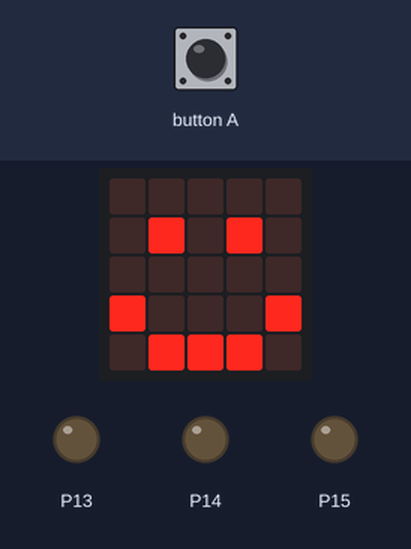
The program below on a simulated BBC micro:bit (MakeCode). Shown: the board's 5×5 LED display, output pins drawn as LEDs (lit = HIGH). The inputs (shaded band) are chosen by the test bench. The 48×5 strip is a reading aid, not a part: it shows the text the display is scrolling, unrolled, one strip-width of it at a time.

Above: at 1.8 s.
1.9 s: button A pressed for 0.15 s
At 6.7 s:
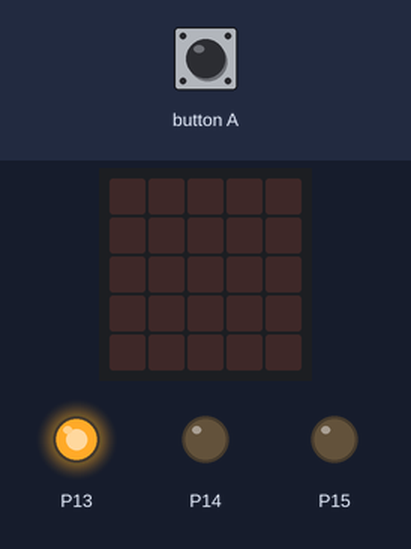
At 13.4 s:
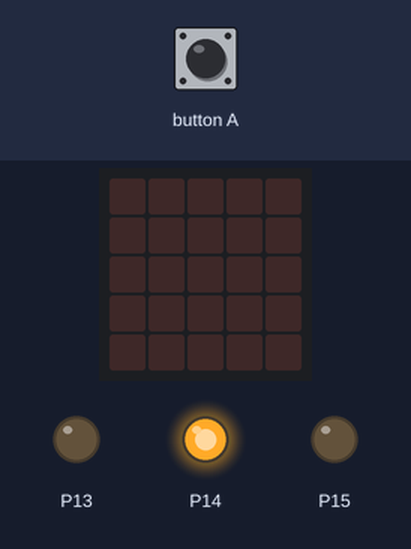
Timing chart, 0 to 20.6 s (numbered marks = the images above; inputs shaded):
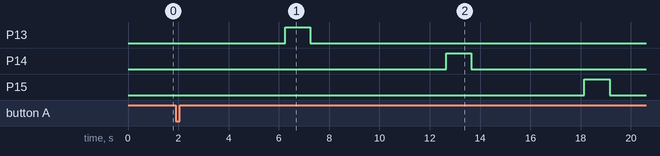

Measured:
- after the input at 1.9 s, P13: LOW → HIGH after 4.4 s, → LOW 1.0 s later; P14: LOW → HIGH after 10.8 s, → LOW 1.0 s later; P15: LOW → HIGH after 16.3 s, → LOW 1.0 s later; the display: first changes after 0.15 s (image 1 shows a later state)
- what the display in image 1 shows lasts 1.0 s, from 6.3 s to 7.3 s

The program:

main.ts
```typescript
// (licence header left out)
// clear screen
basic.clearScreen()

// show happyface
basic.showIcon(IconNames.Happy)

// when button "a" is pressed
input.onButtonPressed(Button.A, function () {

    // turn all colours off
    pins.digitalWritePin(DigitalPin.P13, 0)
    pins.digitalWritePin(DigitalPin.P14, 0)
    pins.digitalWritePin(DigitalPin.P15, 0)

    // clear screen
    basic.clearScreen()

    // show checkmark
    basic.showIcon(IconNames.Yes)

    // prints "red" on the display
    basic.showString("Red")

    // turn on red light for 1 second
    pins.digitalWritePin(DigitalPin.P13, 1)
    pins.digitalWritePin(DigitalPin.P14, 0)
    pins.digitalWritePin(DigitalPin.P15, 0)
    basic.pause(1000)

    // turn all colours off
    pins.digitalWritePin(DigitalPin.P13, 0)
    pins.digitalWritePin(DigitalPin.P14, 0)
    pins.digitalWritePin(DigitalPin.P15, 0)

    // prints "Green" on the display
    basic.showString("Green")

    // turn off red and turn on green for 1 second
    pins.digitalWritePin(DigitalPin.P13, 0)
    pins.digitalWritePin(DigitalPin.P14, 1)
    pins.digitalWritePin(DigitalPin.P15, 0)
    basic.pause(1000)

    // turn all colours off
    pins.digitalWritePin(DigitalPin.P13, 0)
    pins.digitalWritePin(DigitalPin.P14, 0)
    pins.digitalWritePin(DigitalPin.P15, 0)

    // prints "Blue" on the display
    basic.showString("Blue")

    // turn off green and turn on blue for 1 second
    pins.digitalWritePin(DigitalPin.P13, 0)
    pins.digitalWritePin(DigitalPin.P14, 0)
    pins.digitalWritePin(DigitalPin.P15, 1)
    basic.pause(1000)

    // turn all colours off
    pins.digitalWritePin(DigitalPin.P13, 0)
    pins.digitalWritePin(DigitalPin.P14, 0)
    pins.digitalWritePin(DigitalPin.P15, 0)

    // prints "Magnenta" on the display
    basic.showString("Magnenta")

    // turn on red while leaving blue on, which creates magnenta. for 1 second
    pins.digitalWritePin(DigitalPin.P13, 1)
    pins.digitalWritePin(DigitalPin.P14, 0)
    pins.digitalWritePin(DigitalPin.P15, 1)
    basic.pause(1000)

    // turn all colours off
    pins.digitalWritePin(DigitalPin.P13, 0)
    pins.digitalWritePin(DigitalPin.P14, 0)
    pins.digitalWritePin(DigitalPin.P15, 0)

    // prints "Cyan" on the display
    basic.showString("Cyan")

    // turn all colours off
    pins.digitalWritePin(DigitalPin.P13, 0)
    pins.digitalWritePin(DigitalPin.P14, 0)
    pins.digitalWritePin(DigitalPin.P15, 0)

    // turn off red and turn on green while still leaving blue on. which creates cyan. for 1 second
    pins.digitalWritePin(DigitalPin.P13, 0)
    pins.digitalWritePin(DigitalPin.P14, 1)
    pins.digitalWritePin(DigitalPin.P15, 1)
    basic.pause(1000)

    // turn all colours off
    pins.digitalWritePin(DigitalPin.P13, 0)
    pins.digitalWritePin(DigitalPin.P14, 0)
    pins.digitalWritePin(DigitalPin.P15, 0)

    // prints "Yellow" on the display
    basic.showString("Yellow")

    // turn on red and turn off blue while leaving green on to create yellow. for 1 second.
    pins.digitalWritePin(DigitalPin.P13, 1)
    pins.digitalWritePin(DigitalPin.P14, 1)
    pins.digitalWritePin(DigitalPin.P15, 0)
    basic.pause(1000)

    // turn all colours off
    pins.digitalWritePin(DigitalPin.P13, 0)
    pins.digitalWritePin(DigitalPin.P14, 0)
    pins.digitalWritePin(DigitalPin.P15, 0)

    // prints "White" on the display
    basic.showString("White")

    // turn on blue while leaving red and green still on. which makes white. for 1 second
    pins.digitalWritePin(DigitalPin.P13, 1)
    pins.digitalWritePin(DigitalPin.P14, 1)
    pins.digitalWritePin(DigitalPin.P15, 1)
    basic.pause(1000)

    // turn off all colours.
    pins.digitalWritePin(DigitalPin.P13, 0)
    pins.digitalWritePin(DigitalPin.P14, 0)
    pins.digitalWritePin(DigitalPin.P15, 0)

    // clear the screen
    basic.clearScreen()

    // show happy face
    basic.showIcon(IconNames.Happy)
})
```
